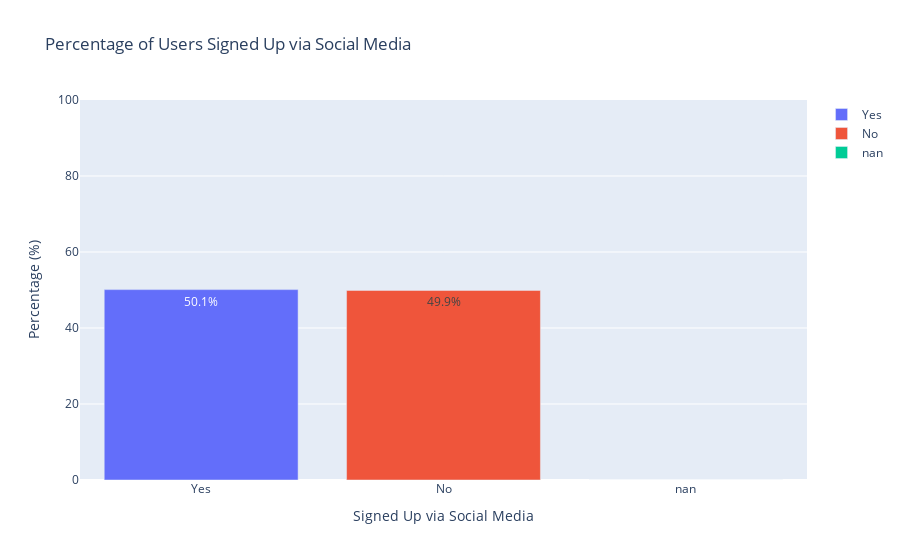

Notebook source saved alongside this figure:
### Code cell
# Calculate the percentage of each category in isFromSocialMedia column
social_media_counts = df['isFromSocialMedia'].value_counts(dropna=False)
social_media_percentages = (social_media_counts / total_entries) * 100

# Round the percentages to 1 decimal place
social_media_percentages_rounded = social_media_percentages.round(1)

# Create a bar plot using plotly
fig = px.bar(x=social_media_percentages_rounded.index.astype(str), y=social_media_percentages_rounded.values, 
             labels={'x': 'Signed Up via Social Media', 'y': 'Percentage (%)'}, 
             title='Percentage of Users Signed Up via Social Media',
             text=[f'{val}%' for val in social_media_percentages_rounded.values],
             color=social_media_percentages_rounded.index.astype(str))

# Layout for better visualization
fig.update_layout(xaxis_title='Signed Up via Social Media', yaxis_title='Percentage (%)', yaxis_range=[0, 100], legend_title_text='')
fig.show()

### Figure 1 — Plotly figure (JSON) as saved in the notebook; plotly's stock layout.template omitted (floating-point values rounded to 4 significant figures)
{"data": [{"alignmentgroup": "True", "hovertemplate": "color=Yes<br>Signed Up via Social Media=%{x}<br>Percentage (%)=%{y}<br>text=%{text}<extra></extra>", "legendgroup": "Yes", "marker": {"color": "#636efa", "pattern": {"shape": ""}}, "name": "Yes", "offsetgroup": "Yes", "orientation": "v", "showlegend": true, "text": ["50.1%"], "textposition": "auto", "type": "bar", "x": ["Yes"], "xaxis": "x", "y": [50.1], "yaxis": "y"}, {"alignmentgroup": "True", "hovertemplate": "color=No<br>Signed Up via Social Media=%{x}<br>Percentage (%)=%{y}<br>text=%{text}<extra></extra>", "legendgroup": "No", "marker": {"color": "#EF553B", "pattern": {"shape": ""}}, "name": "No", "offsetgroup": "No", "orientation": "v", "showlegend": true, "text": ["49.9%"], "textposition": "auto", "type": "bar", "x": ["No"], "xaxis": "x", "y": [49.9], "yaxis": "y"}, {"alignmentgroup": "True", "hovertemplate": "color=nan<br>Signed Up via Social Media=%{x}<br>Percentage (%)=%{y}<br>text=%{text}<extra></extra>", "legendgroup": "nan", "marker": {"color": "#00cc96", "pattern": {"shape": ""}}, "name": "nan", "offsetgroup": "nan", "orientation": "v", "showlegend": true, "text": ["0.0%"], "textposition": "auto", "type": "bar", "x": ["nan"], "xaxis": "x", "y": [0], "yaxis": "y"}], "layout": {"barmode": "relative", "legend": {"title": {"text": ""}, "tracegroupgap": 0}, "title": {"text": "Percentage of Users Signed Up via Social Media"}, "xaxis": {"anchor": "y", "domain": [0, 1], "title": {"text": "Signed Up via Social Media"}}, "yaxis": {"anchor": "x", "domain": [0, 1], "range": [0, 100], "title": {"text": "Percentage (%)"}}}}
